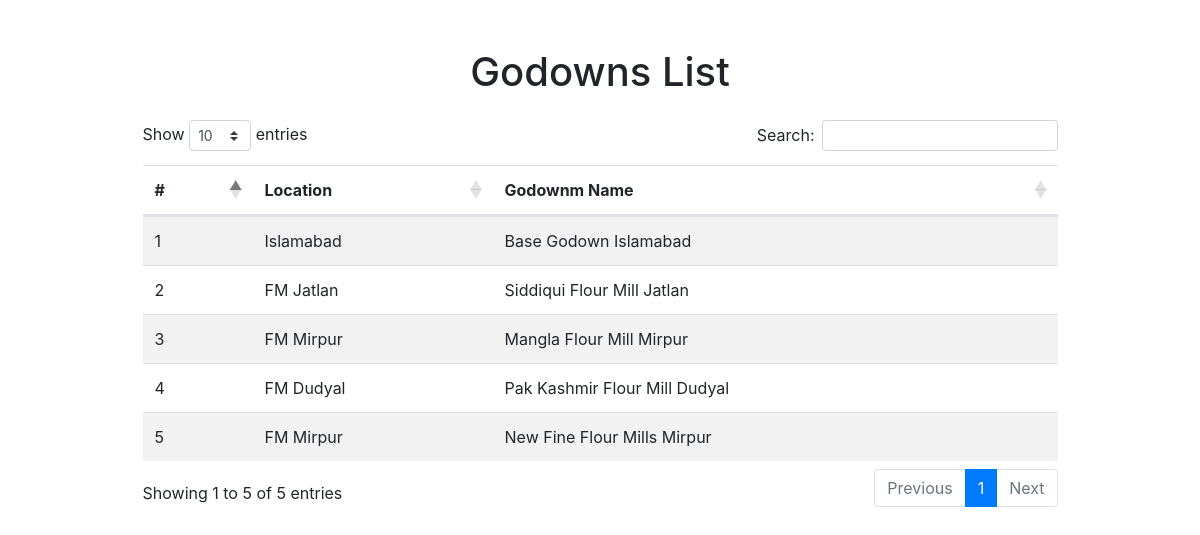
/lists/godams.php, run on the app's committed database.
### tables this page shows
CREATE TABLE `godams` (
  `id` int(11) NOT NULL,
  `name` varchar(255) DEFAULT NULL,
  `godam_name` varchar(255) NOT NULL
);

### lists/godams.php (the view, shortened to what this page needs)
<!DOCTYPE html>
<html>
<head>
  <link rel="stylesheet" href="https://maxcdn.bootstrapcdn.com/bootstrap/4.5.2/css/bootstrap.min.css">
  <link rel="stylesheet" href=" https://cdn.datatables.net/1.13.6/css/dataTables.bootstrap4.min.css">
</head>
<?php
include_once '../conn.php';
$sql = "SELECT * FROM godams";
$godams = $conn->query($sql);
?>
<body>
  <div class="container-fluid p-5">
    <div class="row">
        <div class="col-lg-10 mx-auto" id="mill">
        <h1 class="mb-4 text-center">Godowns List</h1>
        <table class="table table-striped" id="datatable">
          <thead>
            <tr>
                 <th scope="col">#</th>
              <th scope="col">Location</th>
              <th scope="col">Godownm Name</th>
            </tr>
          </thead>
          <tbody>
<?php
$count = 1;
         while ($row_d = $godams->fetch_assoc())  { ?>
                <tr>
                  <td> <?php echo $count; ?></td>
                  <td> <?php echo $row_d["name"]; ?></td>
                  <td> <?php echo $row_d["godam_name"]; ?></td>
                </tr>
            <?php
            $count++;
            }
?>
          </tbody>
        </table>
      </div>
      </div>
    </div>
</body>
</html>

### data on the page
godams: name "Islamabad", godam_name "Base Godown Islamabad"
godams: name "FM Jatlan", godam_name "Siddiqui Flour Mill Jatlan"
godams: name "FM Mirpur", godam_name "Mangla Flour Mill Mirpur"
godams: name "FM Dudyal", godam_name "Pak Kashmir Flour Mill Dudyal"
godams: name "FM Mirpur", godam_name "New Fine Flour Mills Mirpur"
